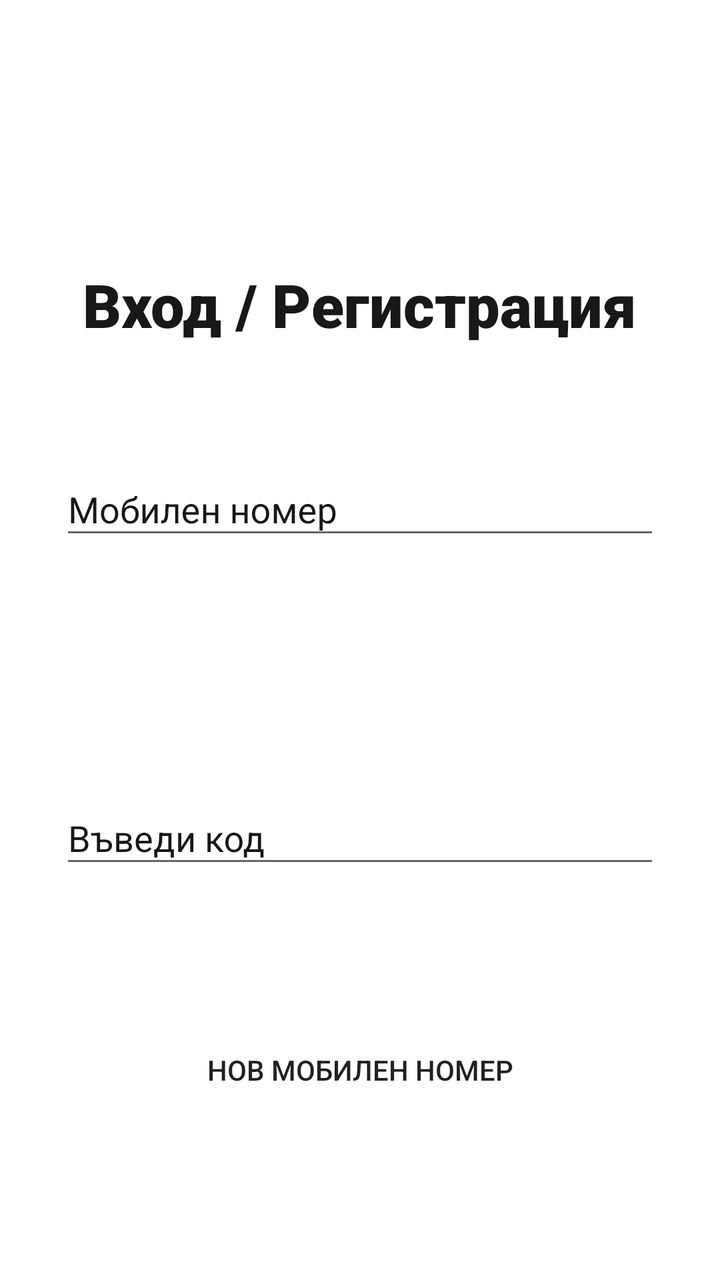
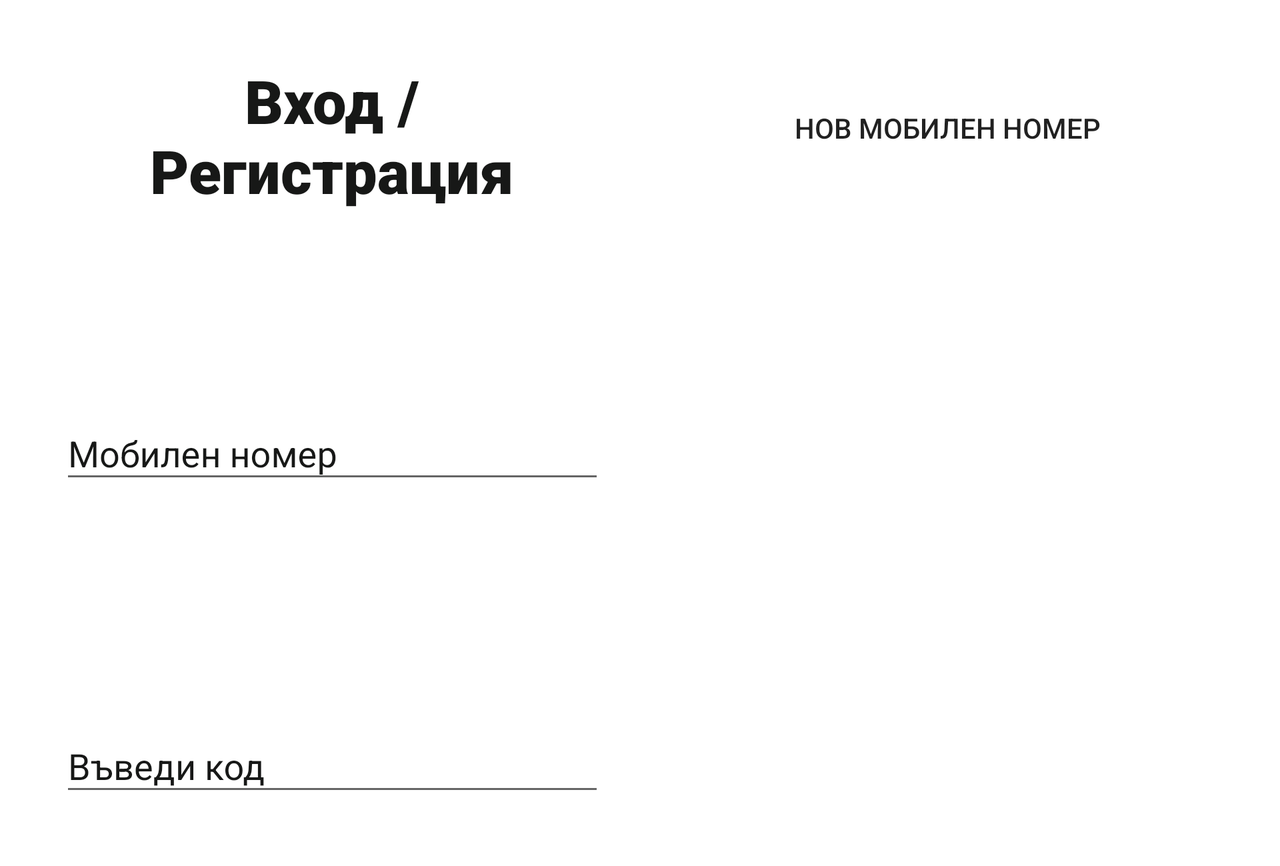

An Android layout and its configuration variant, each rendered on a device that would load it. The default file and the variant file are quoted in full after the pictures.
<!-- AndroidManifest.xml: application theme Theme.NBUPiggyBank -->
<!-- res/layout/phone_auth_activity.xml -->
<?xml version="1.0" encoding="utf-8"?>
<ScrollView xmlns:android="http://schemas.android.com/apk/res/android"
    xmlns:tools="http://schemas.android.com/tools"
    xmlns:app="http://schemas.android.com/apk/res-auto"
    android:id="@+id/ScrollView03"
    android:layout_width="fill_parent"
    android:layout_height="fill_parent"
    android:fillViewport="true"
    android:background="@color/white">

    <RelativeLayout
        android:layout_width="match_parent"
        android:layout_height="wrap_content"
        android:padding="@dimen/register_relative_lay_padding"
        tools:context=".Register">

        <ImageView
            android:id="@+id/piggyAuthIcon"
            android:layout_width="wrap_content"
            android:layout_height="wrap_content"
            android:layout_centerHorizontal="true"
            android:layout_marginTop="@dimen/register_piggy_margin_top"
            android:layout_marginBottom="@dimen/register_icon_margin_bottom"
            android:contentDescription="@string/piggyregister"
            android:src="@drawable/piggycircle4" />

        <TextView
            android:id="@+id/loginAuthBanner"
            android:layout_width="wrap_content"
            android:layout_height="wrap_content"
            android:layout_centerHorizontal="true"
            android:fontFamily="sans-serif-black"
            android:text="@string/login_register"
            android:textAlignment="center"
            android:textColor="@color/black_02"
            android:textSize="@dimen/login_register_text_size"
            android:textStyle="normal"
            android:layout_below="@id/piggyAuthIcon"
            android:layout_marginBottom="@dimen/login_register_margin_bottom"
            />

        <com.google.android.material.textfield.TextInputLayout
            android:id="@+id/phoneNumberEdit"
            android:layout_width="match_parent"
            android:layout_below="@id/loginAuthBanner"
            android:layout_height="wrap_content"
            android:hint="@string/phonelabel"
            android:textColorHint="@color/black_02"
            android:textSize="@dimen/edit_text_size"
            app:startIconTint="@null"
            app:startIconDrawable="@drawable/ic_baseline_exposure_plus_1_24"
            style="@style/TextInputLayoutStyle"
            >

            <com.google.android.material.textfield.TextInputEditText
                android:layout_width="match_parent"
                android:layout_height="wrap_content"
                android:textColor="@color/black_02"
                android:inputType="phone"
               />
        </com.google.android.material.textfield.TextInputLayout>

        <Button
            android:id="@+id/phoneAuthButton"
            android:layout_width="match_parent"
            android:layout_height="wrap_content"
            android:layout_below="@id/phoneNumberEdit"
            android:layout_centerHorizontal="true"
            android:layout_marginTop="@dimen/verify_phone_number_top"
            android:background="@drawable/rounded_button"
            android:minHeight="@dimen/edit_text_min_height"
            android:text="@string/sendphonecode"
            android:textColor="@color/white"
            android:textSize="@dimen/edit_text_size"
            tools:ignore="DuplicateSpeakableTextCheck" />

        <com.google.android.material.textfield.TextInputLayout
            android:id="@+id/phoneCode"
            android:layout_width="match_parent"
            android:layout_below="@id/phoneAuthButton"
            android:layout_height="wrap_content"
            android:hint="@string/enterCode"
            android:layout_marginTop="@dimen/verify_phone_code_label_top"
            android:textColorHint="@color/black_02"
            android:textSize="@dimen/edit_text_size"
            style="@style/TextInputLayoutStyle"
            >

            <com.google.android.material.textfield.TextInputEditText
                android:layout_width="match_parent"
                android:layout_height="wrap_content"
                android:textColor="@color/black_02"
                android:inputType="number"
                />
        </com.google.android.material.textfield.TextInputLayout>

        <Button
            android:id="@+id/verifyPhone"
            android:layout_width="match_parent"
            android:layout_height="wrap_content"
            android:layout_below="@id/phoneCode"
            android:layout_centerHorizontal="true"
            android:layout_marginTop="@dimen/verify_phone_number_top"
            android:background="@drawable/rounded_button"
            android:minHeight="@dimen/edit_text_min_height"
            android:text="@string/forward"
            android:textColor="@color/white"
            android:textSize="@dimen/edit_text_size"
            tools:ignore="DuplicateSpeakableTextCheck" />

        <Button
            android:id="@+id/cannotLogIn"
            android:layout_below="@id/verifyPhone"
            android:layout_width="wrap_content"
            android:layout_height="wrap_content"
            android:layout_centerHorizontal="true"
            android:layout_marginTop="@dimen/verify_phone_number_top"
            android:text="@string/newPhoneNumber"
            style="?android:attr/borderlessButtonStyle"/>
    </RelativeLayout>
</ScrollView>
<!-- resources referenced by this layout -->
<resources>
  <color name="black_02">#171817</color>
  <color name="white">#FFFFFF</color>
  <dimen name="edit_text_min_height">52dp</dimen>
  <dimen name="edit_text_size">20sp</dimen>
  <dimen name="login_register_margin_bottom">50dp</dimen>
  <dimen name="login_register_text_size">30sp</dimen>
  <dimen name="register_icon_margin_bottom">60dp</dimen>
  <dimen name="register_piggy_margin_top">42dp</dimen>
  <dimen name="register_relative_lay_padding">30dp</dimen>
  <dimen name="verify_phone_code_label_top">50dp</dimen>
  <dimen name="verify_phone_number_top">10dp</dimen>
  <string name="enterCode">Въведи код</string>
  <string name="forward">Напред</string>
  <string name="login_register">Вход / Регистрация</string>
  <string name="newPhoneNumber">Нов мобилен номер</string>
  <string name="phonelabel">Мобилен номер</string>
  <string name="piggyregister">piggyRegister</string>
  <string name="sendphonecode">Изпрати код</string>
  <style name="Theme.NBUPiggyBank" parent="Theme.AppCompat.Light.NoActionBar">
      </style>
</resources>
<!-- res/layout-land/phone_auth_activity.xml (the repository's variant of the layout above) -->
<!-- drawn on the phone turned sideways -->
<?xml version="1.0" encoding="utf-8"?>
<ScrollView xmlns:android="http://schemas.android.com/apk/res/android"
    xmlns:tools="http://schemas.android.com/tools"
    xmlns:app="http://schemas.android.com/apk/res-auto"
    android:id="@+id/ScrollView03"
    android:layout_width="fill_parent"
    android:layout_height="fill_parent"
    android:background="@color/white">

    <RelativeLayout
        android:layout_width="match_parent"
        android:layout_height="wrap_content"
        android:padding="@dimen/register_relative_lay_padding"
        tools:context=".Register">

        <LinearLayout
            android:id="@+id/firstLayout"
            android:layout_width="match_parent"
            android:layout_height="match_parent"
            android:layout_toStartOf="@+id/secondView"
            android:orientation="vertical">

            <TextView
                android:id="@+id/loginAuthBanner"
                android:layout_width="wrap_content"
                android:layout_height="wrap_content"
                android:fontFamily="sans-serif-black"
                android:text="@string/login_register"
                android:textAlignment="center"
                android:textColor="@color/black_02"
                android:textSize="@dimen/login_register_text_size"
                android:textStyle="normal"
                />

            <com.google.android.material.textfield.TextInputLayout
                android:id="@+id/phoneNumberEdit"
                android:layout_width="match_parent"
                android:layout_height="wrap_content"
                android:layout_marginTop="@dimen/land_phone_number_margin_top"
                android:hint="@string/phonelabel"
                android:textColorHint="@color/black_02"
                android:textSize="@dimen/edit_text_size"
                app:startIconTint="@null"
                app:startIconDrawable="@drawable/ic_baseline_exposure_plus_1_24"
                style="@style/TextInputLayoutStyle"
                >

                <com.google.android.material.textfield.TextInputEditText
                    android:layout_width="match_parent"
                    android:layout_height="wrap_content"
                    android:textColor="@color/black_02"
                    android:inputType="phone"
                    />
            </com.google.android.material.textfield.TextInputLayout>


            <com.google.android.material.textfield.TextInputLayout
                android:id="@+id/phoneCode"
                android:layout_width="match_parent"
                android:layout_height="wrap_content"
                android:hint="@string/enterCode"
                android:layout_marginTop="@dimen/land_phoneAuth_margin_top"
                android:textColorHint="@color/black_02"
                android:textSize="@dimen/edit_text_size"
                style="@style/TextInputLayoutStyle"
                >

                <com.google.android.material.textfield.TextInputEditText
                    android:layout_width="match_parent"
                    android:layout_height="wrap_content"
                    android:textColor="@color/black_02"
                    android:inputType="number"
                    />
            </com.google.android.material.textfield.TextInputLayout>


        </LinearLayout>

        <View
            android:id="@+id/secondView"
            android:layout_width="@dimen/land_register_view_w"
            android:layout_height="match_parent"
            android:layout_centerHorizontal="true" />

        <LinearLayout
            android:id="@+id/thirdLayout"
            android:layout_width="match_parent"
            android:layout_height="match_parent"
            android:layout_toEndOf="@+id/secondView"
            android:orientation="vertical">

            <Button
                android:id="@+id/cannotLogIn"
                android:layout_width="wrap_content"
                android:layout_height="wrap_content"
                android:layout_gravity="center"
                android:layout_marginTop="@dimen/verify_phone_number_top"
                android:text="@string/newPhoneNumber"
                style="?android:attr/borderlessButtonStyle"/>

            <Button
                android:id="@+id/phoneAuthButton"
                android:layout_width="match_parent"
                android:layout_height="wrap_content"
                android:layout_marginTop="@dimen/verify_phone_margin_top"
                android:background="@drawable/rounded_button"
                android:minHeight="@dimen/edit_text_min_height"
                android:text="@string/sendphonecode"
                android:textColor="@color/white"
                android:textSize="@dimen/edit_text_size"
                />


            <Button
                android:id="@+id/registerUser"
                android:layout_width="match_parent"
                android:layout_height="wrap_content"
                android:background="@drawable/rounded_button"
                android:layout_marginTop="@dimen/land_verify_phone_margin_top"
                android:minHeight="@dimen/edit_text_min_height"
                android:text="@string/forward"
                android:textColor="@color/white"
                android:textSize="@dimen/edit_text_size"
               />
        </LinearLayout>

    </RelativeLayout>
</ScrollView>
<!-- resources referenced by the variant -->
<!-- as the phone turned sideways resolves them -->
<resources>
  <color name="black_02">#171817</color>
  <color name="white">#FFFFFF</color>
  <dimen name="edit_text_min_height">52dp</dimen>
  <dimen name="edit_text_size">20sp</dimen>
  <dimen name="land_phoneAuth_margin_top">104dp</dimen>
  <dimen name="land_phone_number_margin_top">89dp</dimen>
  <dimen name="land_register_view_w">35dp</dimen>
  <dimen name="land_verify_phone_margin_top">105dp</dimen>
  <dimen name="login_register_text_size">30sp</dimen>
  <dimen name="register_relative_lay_padding">30dp</dimen>
  <dimen name="verify_phone_margin_top">72dp</dimen>
  <dimen name="verify_phone_number_top">10dp</dimen>
  <string name="enterCode">Въведи код</string>
  <string name="forward">Напред</string>
  <string name="login_register">Вход / Регистрация</string>
  <string name="newPhoneNumber">Нов мобилен номер</string>
  <string name="phonelabel">Мобилен номер</string>
  <string name="sendphonecode">Изпрати код</string>
  <style name="Theme.NBUPiggyBank" parent="Theme.AppCompat.Light.NoActionBar">
      </style>
</resources>
